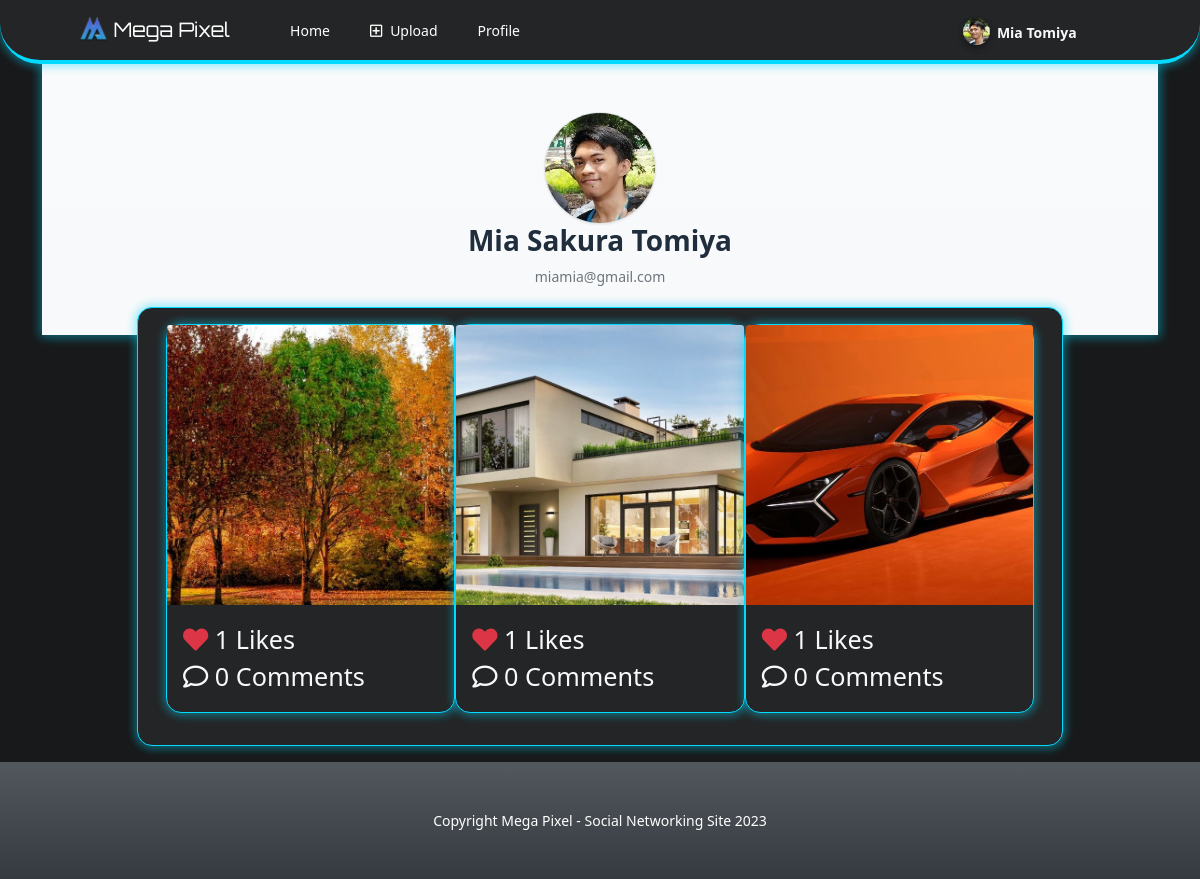
The app's page /user/?page=user/profile (signed in) with its own data.
### tables this page shows
CREATE TABLE `post_list` (
  `id` int(30) NOT NULL,
  `member_id` int(30) NOT NULL,
  `caption` text NOT NULL,
  `upload_path` text NOT NULL,
  `date_created` datetime NOT NULL DEFAULT current_timestamp(),
  `date_updated` datetime NOT NULL DEFAULT current_timestamp() ON UPDATE current_timestamp()
);

### config.php (called while the page is built, shortened)
<?php
require_once('classes/DBConnection.php');
require_once('classes/SystemSettings.php');
function validate_image($file){
	if(!empty($file)){
        $ex = explode("?",$file);
        $file = $ex[0];
        $ts = isset($ex[1]) ? "?".$ex[1] : '';
		if(is_file(base_app.$file)){
			return base_url.$file.$ts;
		}else{
			return base_url.'dist/img/no-image-available.png';
		}
	}else{
		return base_url.'dist/img/no-image-available.png';
	}
}
function format_num($number = '' , $decimal = ''){
    if(is_numeric($number)){
        $ex = explode(".",$number);
        $decLen = isset($ex[1]) ? strlen($ex[1]) : 0;
        if(is_numeric($decimal)){
            return number_format($number,$decimal);
        }else{
            return number_format($number,$decLen);
        }
    }else{
        return "Invalid Input";
    }
}
?>

### classes/DBConnection.php (called while the page is built, shortened)
<?php
class DBConnection{
    private $host = DB_SERVER;
    private $username = DB_USERNAME;
    private $password = DB_PASSWORD;
    private $database = DB_NAME;
    public $conn;
    public function __construct(){
        if (!isset($this->conn)) {
            $this->conn = new mysqli($this->host, $this->username, $this->password, $this->database);
        }
    }
}
?>

### classes/SystemSettings.php (called while the page is built, shortened)
<?php
class SystemSettings extends DBConnection{
	function userdata($field = ''){
		if(!empty($field)){
			if(isset($_SESSION['userdata'][$field]))
				return $_SESSION['userdata'][$field];
			else
				return null;
		}else{
			return false;
		}
	}
}
$_settings = new SystemSettings();
?>

### user/user/profile.php (the view, shortened to what this page needs)
<div class="mx-0 py-5 px-3 mx-ns-4 bg-gradient-light shadow blur d-flex w-100 justify-content-center align-items-center flex-column">
	<img src="<?= validate_image(isset($avatar) ? $avatar : '') ?>" alt="" class="img-thumbnail rounded-circle p-0" id="profile-avatar">
    <h3 class="text-center font-weight-bolder"><?= isset($name) ? $name : '' ?></h3>
    <div class="text-center font-weight-light text-muted"><?= isset($email) ? $email : '' ?></div>
</div>
<div class="row justify-content-center" style="margin-top:-2em;">
	<div class="col-lg-10 col-md-11 col-sm-12 col-xs-12">
        <div class="card rounded-0 shadow">
            <div class="card-body">
                <div class="container-fluid">
                    <div class="row">
                        <?php
                            $qry = $conn->query("SELECT p.*, concat(m.firstname, ' ', coalesce(concat(m.middlename,' '),''),m.lastname) as `name`, m.avatar, COALESCE((SELECT count(member_id) FROM `like_list` where post_id = p.id),0) as `likes`, COALESCE((SELECT count(member_id) FROM `comment_list` where post_id = p.id),0) as `comments` FROM post_list p inner join `member_list` m on p.member_id = m.id where p.member_id = '{$_settings->userdata('id')}' order by unix_timestamp(p.date_updated) desc");
                            while($row = $qry->fetch_assoc()):
                            $files = array();
                            $fopen = scandir(base_app.$row['upload_path']);
                            foreach($fopen as $fname){
                                if(in_array($fname,array('.','..')))
                                  continue;
                                $files[]= validate_image($row['upload_path'].$fname);
                            }
                        ?>
                        <a href="./?page=posts/view_post&id=<?= $row['id'] ?>" class="card rounded-0 shadow col-lg-4 col-md-6 col-sm-12 col-xs-12 post-item px-0 text-decoration-none text-reset">
                            <div class="post-holder overflow-hidden">
                                <img src="<?= isset($files[0]) ? $files[0] : validate_image('') ?>" class="card-img-top post-img" alt="...">
                            </div>
                            <div class="card-body">
                                <div>
                                    <div class="like_post" data-id="<?= $row['id'] ?>"><i class="fa fa-heart text-danger"></i> <?= format_num($row['likes']) ?> Likes</div>
                                    <div class="post_comments" data-id="<?= $row['id'] ?>"><i class="far fa-comment"></i> <?= format_num($row['comments']) ?> Comments</div>
                                </div>
                            </div>
                        </a>
                        <?php endwhile; ?>
                    </div>
                </div>
            </div>
        </div>
    </div>
</div>

### user/user/profile.php (style rules this page uses)
#profile-avatar { height: 8em; width: 8em !important; object-fit: cover; object-position: center; }
.post-holder { width:100%; height:20em; }
.post-img { width:100%; height:100%; object-fit:cover; object-position:center center; transition:transform .3s ease-in-out; }

### records on screen
post_list: shows a picture, likes "1", comments "0"
post_list: shows a picture, likes "1", comments "0"
post_list: shows a picture, likes "1", comments "0"

### other values on screen
$_settings->userdata('firstname').' '.$_settings->userdata('lastname') "Mia Tomiya"
$name "Mia Sakura Tomiya"
$email "miamia@gmail.com"
